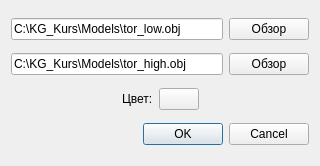
<?xml version="1.0" encoding="UTF-8"?>
<ui version="4.0">
 <class>Dialog_load_data</class>
 <widget class="QDialog" name="Dialog_load_data">
  <property name="geometry">
   <rect>
    <x>0</x>
    <y>0</y>
    <width>320</width>
    <height>166</height>
   </rect>
  </property>
  <property name="windowTitle">
   <string>Выберите модели для загрузки</string>
  </property>
  <layout class="QVBoxLayout" name="verticalLayout">
   <item>
    <layout class="QHBoxLayout" name="horizontalLayout_2">
     <item>
      <widget class="QLineEdit" name="low_lineEdit">
       <property name="text">
        <string>C:\KG_Kurs\Models\tor_low.obj</string>
       </property>
       <property name="placeholderText">
        <string>Низкополигональная модель</string>
       </property>
      </widget>
     </item>
     <item>
      <widget class="QPushButton" name="dir_low_pushButton">
       <property name="text">
        <string>Обзор</string>
       </property>
      </widget>
     </item>
    </layout>
   </item>
   <item>
    <layout class="QHBoxLayout" name="horizontalLayout">
     <item>
      <widget class="QLineEdit" name="high_lineEdit">
       <property name="text">
        <string>C:\KG_Kurs\Models\tor_high.obj</string>
       </property>
       <property name="placeholderText">
        <string>Высокополигональная модель</string>
       </property>
      </widget>
     </item>
     <item>
      <widget class="QPushButton" name="dir_high_pushButton">
       <property name="text">
        <string>Обзор</string>
       </property>
      </widget>
     </item>
    </layout>
   </item>
   <item>
    <layout class="QHBoxLayout" name="horizontalLayout_3">
     <item>
      <spacer name="horizontalSpacer_2">
       <property name="orientation">
        <enum>Qt::Horizontal</enum>
       </property>
       <property name="sizeHint" stdset="0">
        <size>
         <width>40</width>
         <height>20</height>
        </size>
       </property>
      </spacer>
     </item>
     <item>
      <widget class="QLabel" name="label">
       <property name="text">
        <string>Цвет:</string>
       </property>
      </widget>
     </item>
     <item>
      <widget class="QPushButton" name="ColorChooser">
       <property name="text">
        <string/>
       </property>
      </widget>
     </item>
     <item>
      <spacer name="horizontalSpacer_3">
       <property name="orientation">
        <enum>Qt::Horizontal</enum>
       </property>
       <property name="sizeHint" stdset="0">
        <size>
         <width>40</width>
         <height>20</height>
        </size>
       </property>
      </spacer>
     </item>
    </layout>
   </item>
   <item>
    <widget class="QDialogButtonBox" name="buttonBox">
     <property name="orientation">
      <enum>Qt::Horizontal</enum>
     </property>
     <property name="standardButtons">
      <set>QDialogButtonBox::Cancel|QDialogButtonBox::Ok</set>
     </property>
    </widget>
   </item>
  </layout>
 </widget>
 <resources/>
 <connections>
  <connection>
   <sender>buttonBox</sender>
   <signal>accepted()</signal>
   <receiver>Dialog_load_data</receiver>
   <slot>accept()</slot>
   <hints>
    <hint type="sourcelabel">
     <x>248</x>
     <y>254</y>
    </hint>
    <hint type="destinationlabel">
     <x>157</x>
     <y>274</y>
    </hint>
   </hints>
  </connection>
  <connection>
   <sender>buttonBox</sender>
   <signal>rejected()</signal>
   <receiver>Dialog_load_data</receiver>
   <slot>reject()</slot>
   <hints>
    <hint type="sourcelabel">
     <x>316</x>
     <y>260</y>
    </hint>
    <hint type="destinationlabel">
     <x>286</x>
     <y>274</y>
    </hint>
   </hints>
  </connection>
 </connections>
</ui>
